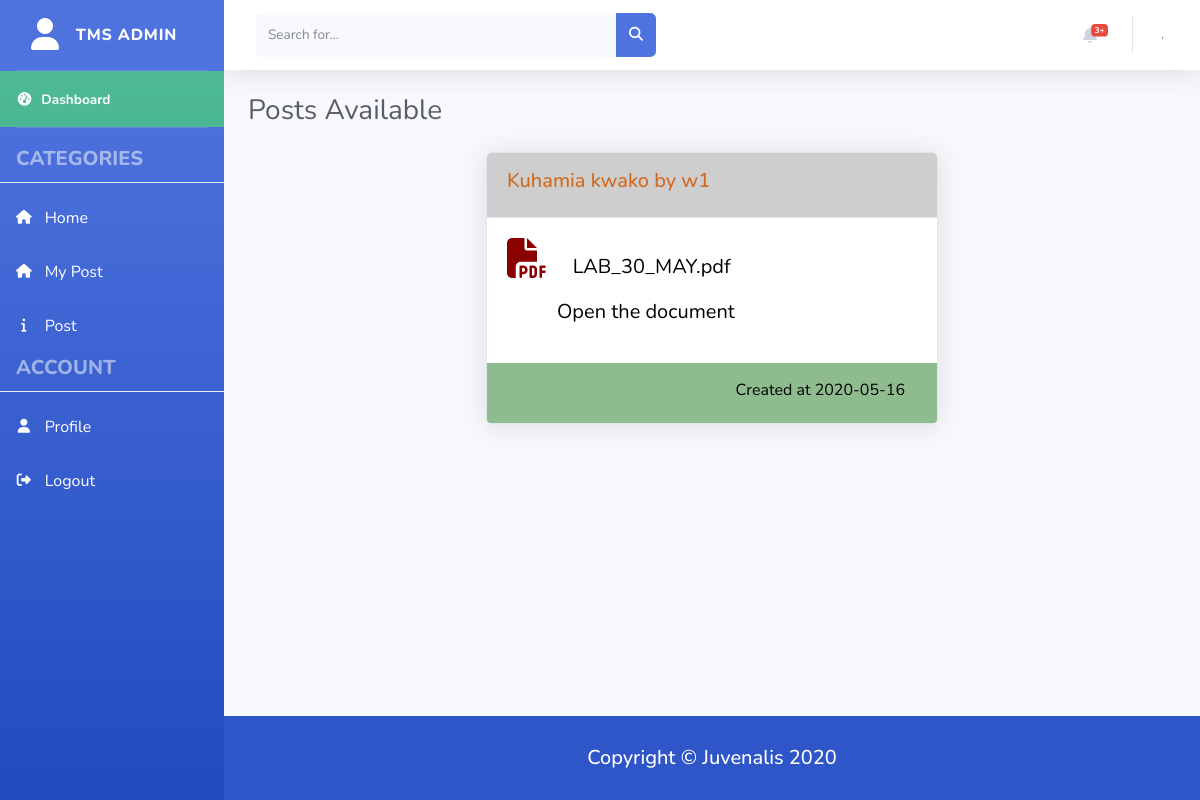
/Admin/viewTransfer.php?id=16, run on the app's committed database.
### tables this page shows
CREATE TABLE `user_transfers` (
  `transfer_id` int(11) NOT NULL,
  `user_id` int(11) NOT NULL,
  `transfer_title` varchar(255) NOT NULL,
  `file` varchar(255) NOT NULL,
  `place_to_go` varchar(255) NOT NULL,
  `viewed` enum('NO','YES') NOT NULL DEFAULT 'NO',
  `created_at` timestamp NOT NULL DEFAULT current_timestamp()
);

### Admin/viewTransfer.php (the view, shortened to what this page needs)
<?php
require_once('../assets/config.php');
$transfer_id = $_GET['id'];
$result = $conn -> prepare("SELECT * FROM user_transfers WHERE transfer_id = $transfer_id AND viewed = 'YES'");
$result -> execute();
$row = $result -> fetchAll(PDO::FETCH_ASSOC);
$filenamelong = explode('5', $row[0]['file']);
$filenameshort = $filenamelong[0];
$fileext = explode('.', $row[0]['file']);
$fileextension = $fileext[2];
$datelong = explode(' ', $row[0]['created_at']);
$date = $datelong[0];
?>
<!DOCTYPE html>
<html lang="en">
<head>
  <link href="../styles/vendor/fontawesome-free/css/all.min.css" rel="stylesheet" type="text/css">
  <link href="../styles/css/sb-admin-2.min.css" rel="stylesheet">
  <link rel="stylesheet" href="../styles/mystyleHome.css">
</head>
<body id="page-top">
  <div id="wrapper">
    <?php require_once('../includes/sidebar.php'); ?>
    <div id="content-wrapper" class="d-flex flex-column">
      <div id="content">
        <?php require_once('../includes/topbar.php') ?>
        <div class="container-fluid">
          <div class="d-sm-flex align-items-center justify-content-between mb-4">
            <h1 class="h3 mb-0 text-gray-800">Posts Available</h1>
          </div>
          <div class="row">
            <div class="col-lg-3"></div>
            <div class="col-lg-6">
              <div class="card shadow mb-4">
                <div class="card-header py-3">
                  <h6 class="titleHeadDetailed"><?php echo $row[0]['transfer_title'] ?></h6>
                </div>
                <div class="card-body cardTextDetailed">
                  <i class="fas fa-file-pdf pdfIcon"></i>
                  <span><?php echo $filenameshort . '.' . $fileextension; ?></span>
                  <p class="pdfP">
                    <a href="../includes/download.php?file=<?php echo urlencode($row[0]['file']); ?>" class="pdfLink">Open the document</a>
                  </p>
                </div>
                <div class="row dateInfoWorker">
                  <div class="col">
                    <p class="someInfo">Created at <?php echo $date; ?></p>
                  </div>
                </div>
              </div>
            </div>
            <div class="col-lg-3"></div>
          </div>
        </div>
      </div>
      <?php require_once('../includes/footer.php'); ?>
    </div>
  </div>
</body>
</html>

### styles/mystyleHome.css (style rules this page uses)
.cardTextDetailed { color: #000; font-size: 20px; }
.titleHeadDetailed { color: chocolate; font-size: 20px; font-weight: 500; }
.card-header { background-color: rgb(206, 206, 206); }
.dateInfoWorker { background-color: darkseagreen; border-bottom-left-radius: 4px; border-bottom-right-radius: 4px; margin: 0; }
.someInfo { color: #000; font-size: medium; text-align: right; padding: 15px 20px 5px 15px; }
.pdfP { margin-top: 15px; margin-left: 50px; }
.pdfIcon { color: darkred; font-size: 40px; padding-right: 5%; }
.pdfLink { color: #000; }

### data on the page
user_transfers: transfer_title "Kuhamia kwako by w1", file "LAB_30_MAY", file "pdf", created_at "2020-05-16"
